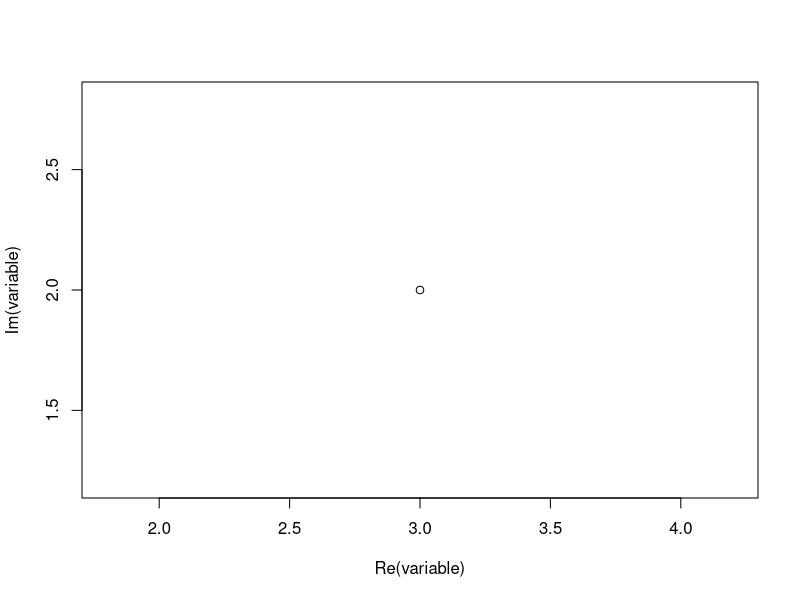
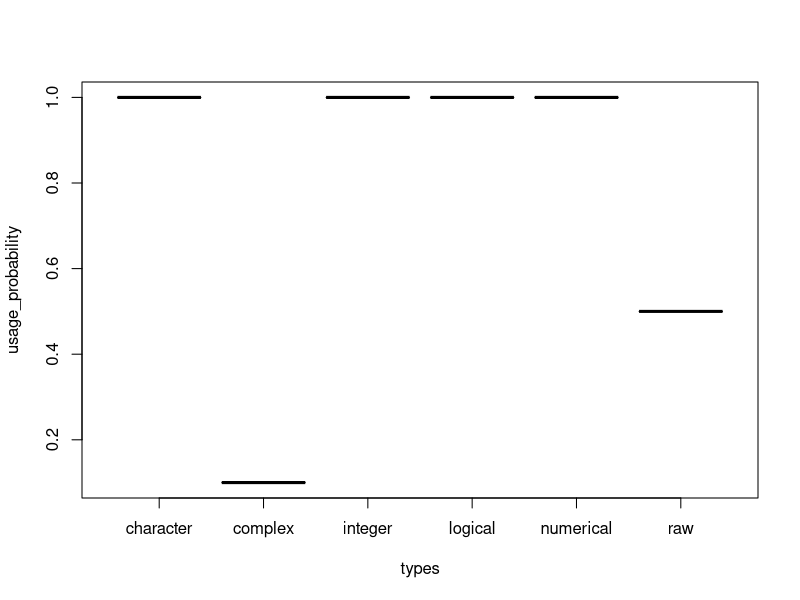

The R script that drew these images, in order:
# R is like a fast calculator

232047294879347 * 242424 / 12313 + 2

# in R <- is used to assign a value to a variable. You can also use =

test_variable <- 232047294879347 * 242424 / 12313 + 2
test_variable

#you can use rm() to remove a variable, object
rm(test_variable)
test_variable = 2
test_variable

# you do not have to remove to update or change the variable
# and you can change the variable using it's own value
test_variable <- test_variable * test_variable
test_variable

#### The datatype of each variable is inferred

#### R's datatypes 

# Logical is either TRUE or FALSE
variable <- FALSE 
class(variable)

# Numeric is a number that can include fractual parts, i.e. 2.34 
variable <- 2.34 
class(variable)

# Integer is a whole number
variable <- 2L 
variable
class(variable)

##### Sidetrack

# Integers are cheaper than Numerics
object.size(c(1L,2L,3L,4L,5L)) < object.size(c(1,2,3,4,5))
# Unless they are empty
object.size(numeric()) == object.size(integer())
# Than they are both 48bytes
object.size(numeric())

##### Back to data types

# You can also express complex numbers
variable <- 3 + 2i
variable
class(variable)
# And plot them
plot(variable)

# Strings are called characters in R
variable <- "hello world"
variable
class(variable)

# And there is also raw data
variable <- charToRaw(variable)
variable
class(variable)

# raw objects are small. empty raw objects are also 48bytes though

object.size(raw())

### The types you will use most are characters, numeric, and logical

### Technically everything that you have produced so far are vectors
### Vectors can be combined using the c() function

VectorA <- 2
VectorB <- c(1L,2L)
c(VectorA,VectorB)
class(c(VectorA,VectorB))
class(c(VectorB))

### A list is an R-object which can contain many different types
### like vectors, functions and even another list inside it.

list(VectorA, VectorB, list(VectorA, VectorB), mean)

### A matrix is a two-dimensional rectangular data set of ONE data type. 
### It can be created using a vector input to the matrix function.
### Create a matrix.
M <- matrix( c('a','a','b','c','b','a'), nrow = 2, ncol = 3, byrow = TRUE)
M

# Hold on, how does the matrix() function work
?matrix

# Compare
M <- matrix(c('a','a','b','c','b','a'), nrow = 2, ncol = 3, byrow = FALSE)
M

# Got it?

### A factor stores the vector and all its unique values
# Create a vector.
apples <- c('iOS','iPhone','MBP','iPhone','MBP')
# Create a factor object.
factor_apples <- factor(apples, levels = c("iOS", "iPhone", "MBP", "Mac"), ordered = T)
factor(apples)

# Have a look
apples
factor(apples)
factor_apples
nlevels(factor_apples)
factor_apples[4]
as.character(factor_apples[4])

### Data Frames are mixed data presented in tabular form
# Create the data frame.
data_types <- data.frame(
  types = c("logical", "numerical","integer", "complex", "character", "raw"), 
  usage_probability = c(1, 1, 1, 0.1, 1, 0.5), 
  got_it = c(rep("yes", 5), "no"),
  answer = rep(42L, 6)
)
boxplot(usage_probability ~ types, data_types)

# Aside from Base R function, you can include
# third party function, objects, and data
# via library

library(tidyverse)

# but before you can use the library, you have to
# install it with the install.packages() function

install.packages("tidyverse")

# you only have to do it once on each new system
# or after upgrading your R version

library(tidyverse)

# The tidyverse package is a library that contains
# a lot of useful features and it is the package, I use
# in almost every R programme
# It has also change the dataframe type to a more modern
# object called tibble

data_types_tibble <- as_tibble(data_types)

# Let's have a look
data_types
data_types_tibble


# Data Structures often used in programming ####

# Strings and arrays

## string in R

newString <- "test"
length(newString)
nchar(newString)
gregexpr('e', newString)[[1]][1]
substr(newString, 2, 2)

##one dimensional arrays of simple types in R are best expressed as vectors. 
# there is the datatype array in R which can deal with multidimensionional array

intArray <- c(7L,8L,9L,10L)
length(intArray)
intArray 

## sidetrack, you do not need to remember this
intRealArray <- array(c(7L,8L,9L,10L),dim = c(4))
intRealArray

## hash tables
## R uses something like it that is called environment and lists
## there is a hashmap library though

# Linked Lists
## linked list are directly implemented in R using list
## R does the memory management for you... ... 

lst <- list() # creates an empty (length zero) list
lst
lst[[1]] <- 1 # automagically extends the lst
lst[[2]] <- 2 # ditto
lst

lst <- vector("list", 5)
lst
lst <- list(1, 2, 3, 4, 5)
lst
lst <- lst[-2]
lst

# Tree  
## Tree is just a list of lists
## (R likes copying (a lot), so if you want to store the data as a more complex graph, you need to use a graph db)

tree <- list(list(1, 2), list(3, list(4, 5)))

# left child: list(1, 2)
tree[[1]]

# right child
tree[[2]]

# left child of right child:list(4, 5)
tree[[2]][[1]]

